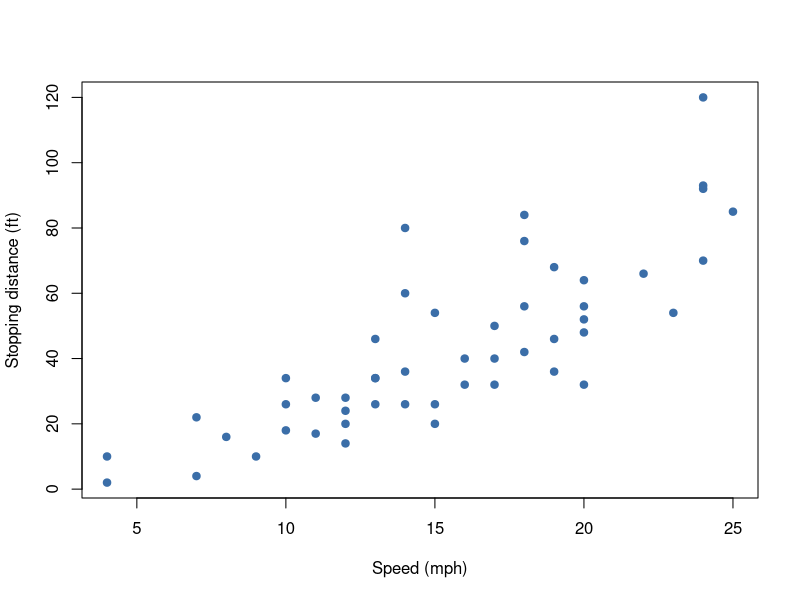

The R source for this figure:
## ---- chunk 1
#| echo: fenced
#| label: fig-cars
#| fig-cap: "Stopping distance by speed."
#| classes: wrap-right
#| out-width: "40%"
plot(cars, pch = 19, col = "#3b6ea8",
     xlab = "Speed (mph)", ylab = "Stopping distance (ft)")
